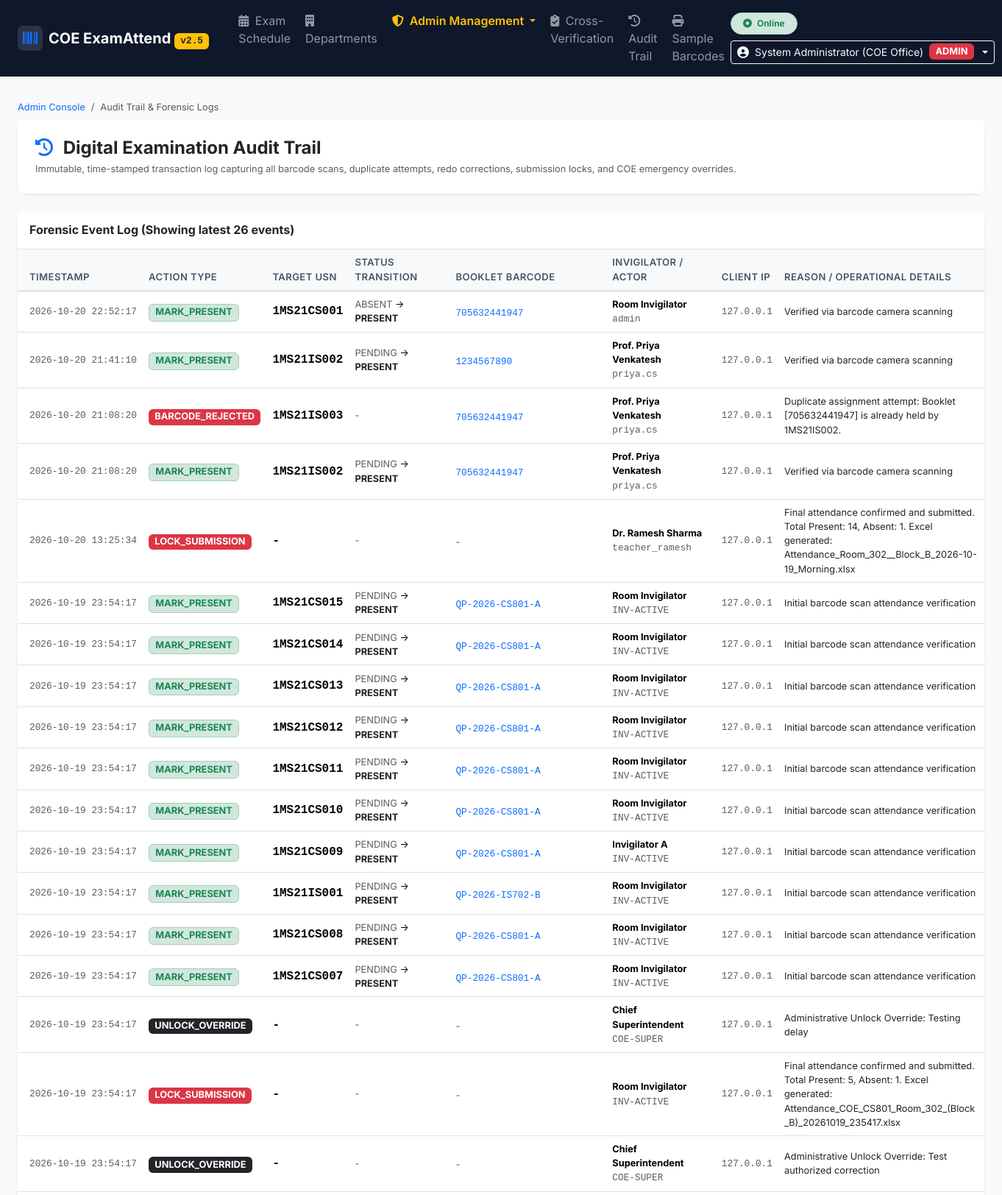
The page /admin/audit (signed in, upper part) on the database its author committed.
### tables this page shows
CREATE TABLE audit_trail (
        id INTEGER PRIMARY KEY AUTOINCREMENT,
        session_id INTEGER NOT NULL,
        usn TEXT,
        student_name TEXT,
        action_type TEXT NOT NULL, -- 'MARK_PRESENT', 'MARK_ABSENT', 'REDO_CORRECTION', 'LOCK_SUBMISSION', 'UNLOCK_OVERRIDE'
        old_status TEXT,
        new_status TEXT,
        qp_barcode TEXT,
        reason TEXT,
        invigilator_id TEXT NOT NULL,
        invigilator_name TEXT,
        timestamp TEXT NOT NULL,
        client_ip TEXT
    , user_id INTEGER);

### app.py (the view)
@app.route('/admin/audit')
@admin_required
def admin_audit_view():
    conn = get_db()
    cursor = conn.cursor()
    cursor.execute('''
        SELECT a.*, s.course_code, s.room_number
        FROM audit_trail a
        LEFT JOIN exam_sessions s ON a.session_id = s.id
        ORDER BY a.id DESC LIMIT 400
    ''')
    logs = [dict(row) for row in cursor.fetchall()]
    conn.close()
    return render_template('admin/admin_audit.html', logs=logs)

### app.py (called while the page is built)
@app.context_processor
def inject_globals():
    return {
        'get_ist_now': get_ist_now
    }

def admin_required(f):
    @wraps(f)
    def decorated_function(*args, **kwargs):
        if not session.get('user_id'):
            if request.path.startswith('/api/'):
                return jsonify({'success': False, 'message': 'Authentication required.'}), 401
            return redirect(url_for('login', next=request.path))
        if session.get('role') != 'ADMIN':
            if request.path.startswith('/api/'):
                return jsonify({'success': False, 'message': 'Administrative privileges required.'}), 403
            flash('Access denied: Administrative privileges required.', 'danger')
            return redirect(url_for('departments_view'))
        return f(*args, **kwargs)
    return decorated_function

### database.py (called while the page is built)
def get_db(db_path=None):
    path = db_path or DB_PATH
    conn = sqlite3.connect(path, timeout=30.0)
    try:
        conn.execute("PRAGMA journal_mode=WAL;")
    except Exception:
        pass
    conn.execute("PRAGMA busy_timeout=15000;")
    conn.execute("PRAGMA foreign_keys=ON;")
    conn.row_factory = sqlite3.Row
    return conn

### templates/admin/admin_audit.html (shortened to what this page needs)
{% extends 'base.html' %}
{% block content %}
<div class="container-fluid px-3 px-md-4">
    <nav aria-label="breadcrumb" class="mb-2">
        <ol class="breadcrumb fs-7 mb-1">
            <li class="breadcrumb-item"><a href="/admin" class="text-decoration-none">Admin Console</a></li>
            <li class="breadcrumb-item active" aria-current="page">Audit Trail & Forensic Logs</li>
        </ol>
    </nav>
    <div class="card mb-4 border-0 shadow-sm">
        <div class="card-body p-4 bg-white rounded-3">
            <div class="d-flex flex-wrap align-items-center justify-content-between gap-3">
                <div>
                    <h4 class="fw-bold mb-1 text-dark"><i class="fa-solid fa-clock-rotate-left text-primary me-2"></i> Digital Examination Audit Trail</h4>
                    <p class="text-muted fs-7 mb-0">
                        Immutable, time-stamped transaction log capturing all barcode scans, duplicate attempts, redo corrections, submission locks, and COE emergency overrides.
                    </p>
                </div>
            </div>
        </div>
    </div>
    <div class="card border-0 shadow-sm bg-white">
        <div class="card-header bg-white py-3 border-bottom d-flex align-items-center justify-content-between">
            <h6 class="fw-bold mb-0 text-dark">Forensic Event Log (Showing latest {{ logs|length }} events)</h6>
        </div>
        <div class="card-body p-0">
            <div class="table-responsive">
                <table class="table table-hover align-middle mb-0 font-sans">
                    <thead class="table-light">
                        <tr>
                            <th class="ps-3" style="width: 170px;">Timestamp</th>
                            <th>Action Type</th>
                            <th>Target USN</th>
                            <th>Status Transition</th>
                            <th>Booklet Barcode</th>
                            <th>Invigilator / Actor</th>
                            <th>Client IP</th>
                            <th>Reason / Operational Details</th>
                        </tr>
                    </thead>
                    <tbody>
                        {% for l in logs %}
                        <tr>
                            <td class="ps-3 text-muted fs-7 font-monospace">{{ l.timestamp }}</td>
                            <td>
                                {% if l.action_type == 'MARK_PRESENT' %}
                                    <span class="badge bg-success-subtle text-success border border-success-subtle fs-7">MARK_PRESENT</span>
                                {% elif l.action_type == 'MARK_ABSENT' %}
                                    <span class="badge bg-danger-subtle text-danger border border-danger-subtle fs-7">MARK_ABSENT</span>
                                {% elif l.action_type == 'REDO_CORRECTION' %}
                                    <span class="badge bg-warning-subtle text-warning-emphasis border border-warning-subtle fs-7">REDO_CORRECTION</span>
                                {% elif l.action_type == 'LOCK_SUBMISSION' %}
                                    <span class="badge bg-danger text-white fs-7">LOCK_SUBMISSION</span>
                                {% elif l.action_type == 'UNLOCK_OVERRIDE' %}
                                    <span class="badge bg-dark text-white fs-7">UNLOCK_OVERRIDE</span>
                                {% elif l.action_type == 'BARCODE_REJECTED' %}
                                    <span class="badge bg-danger text-white fs-7">BARCODE_REJECTED</span>
                                {% else %}
                                    <span class="badge bg-secondary text-white fs-7">{{ l.action_type }}</span>
                                {% endif %}
                            </td>
                            <td class="font-monospace fw-bold">{{ l.usn or '-' }}</td>
                            <td class="fs-7">
                                {% if l.old_status or l.new_status %}
                                    <span class="text-muted">{{ l.old_status or 'None' }}</span> &rarr;
                                    <strong class="text-dark">{{ l.new_status or 'None' }}</strong>
                                {% else %}
                                    <span class="text-muted">-</span>
                                {% endif %}
                            </td>
                            <td>
                                {% if l.qp_barcode %}
                                    <code class="text-primary font-monospace fs-7">{{ l.qp_barcode }}</code>
                                {% else %}
                                    <span class="text-muted fs-7">-</span>
                                {% endif %}
                            </td>
                            <td class="fs-7">
                                <strong>{{ l.invigilator_name or 'System' }}</strong><br>
                                <span class="text-muted font-monospace">{{ l.invigilator_id }}</span>
                            </td>
                            <td class="text-muted font-monospace fs-7">{{ l.client_ip or '127.0.0.1' }}</td>
                            <td class="fs-7 text-dark" style="max-width: 280px;">
                                {{ l.reason or '-' }}
                            </td>
                        </tr>
                        {% else %}
                        <tr>
                            <td colspan="8" class="text-center py-4 text-muted">No audit trail records logged yet.</td>
                        </tr>
                        {% endfor %}
                    </tbody>
                </table>
            </div>
        </div>
    </div>
</div>
{% endblock %}

### static/css/style.css (style rules this page uses)
:root { --navy-blue: #0f172a; --navy-surface: #1e293b; --primary-blue: #2563eb; --emerald-green: #059669; --crimson-red: #dc2626; --amber-warning: #d97706; }
body { font-family: 'Inter', system-ui, -apple-system, sans-serif; color: #1e293b; background-color: #f8fafc; }
.fs-7 { font-size: 0.8rem !important; }
.card { border-radius: 12px; border: 1px solid #e2e8f0; }
.card-header { border-bottom: 1px solid #e2e8f0; }
.table thead th { font-weight: 600; font-size: 0.82rem; text-transform: uppercase; letter-spacing: 0.03em; color: #475569; }

### rows shown on the page
audit_trail: timestamp "2026-10-20 22:52:17", action_type "MARK_PRESENT", usn "1MS21CS001", old_status "ABSENT", new_status "PRESENT", qp_barcode "705632441947", invigilator_name "Room Invigilator", invigilator_id "admin", client_ip "127.0.0.1", reason "Verified via barcode camera scanning"
audit_trail: timestamp "2026-10-20 21:41:10", action_type "MARK_PRESENT", usn "1MS21IS002", old_status "PENDING", new_status "PRESENT", qp_barcode "1234567890", invigilator_name "Prof. Priya Venkatesh", invigilator_id "priya.cs", client_ip "127.0.0.1", reason "Verified via barcode camera scanning"
audit_trail: timestamp "2026-10-20 21:08:20", action_type "BARCODE_REJECTED", usn "1MS21IS003", qp_barcode "705632441947", invigilator_name "Prof. Priya Venkatesh", invigilator_id "priya.cs", client_ip "127.0.0.1", reason "Duplicate assignment attempt: Booklet [705632441947] is already held by 1MS21IS002."
audit_trail: timestamp "2026-10-20 21:08:20", action_type "MARK_PRESENT", usn "1MS21IS002", old_status "PENDING", new_status "PRESENT", qp_barcode "705632441947", invigilator_name "Prof. Priya Venkatesh", invigilator_id "priya.cs", client_ip "127.0.0.1", reason "Verified via barcode camera scanning"
audit_trail: timestamp "2026-10-20 13:25:34", action_type "LOCK_SUBMISSION", usn "-", invigilator_name "Dr. Ramesh Sharma", invigilator_id "teacher_ramesh", client_ip "127.0.0.1", reason "Final attendance confirmed and submitted. Total Present: 14, Absent: 1. Excel generated: Attendance_Room_302__Block_B_2026-10-19_Morning.xlsx"
audit_trail: timestamp "2026-10-19 23:54:17", action_type "MARK_PRESENT", usn "1MS21CS015", old_status "PENDING", new_status "PRESENT", qp_barcode "QP-2026-CS801-A", invigilator_name "Room Invigilator", invigilator_id "INV-ACTIVE", client_ip "127.0.0.1", reason "Initial barcode scan attendance verification"
audit_trail: timestamp "2026-10-19 23:54:17", action_type "MARK_PRESENT", usn "1MS21CS014", old_status "PENDING", new_status "PRESENT", qp_barcode "QP-2026-CS801-A", invigilator_name "Room Invigilator", invigilator_id "INV-ACTIVE", client_ip "127.0.0.1", reason "Initial barcode scan attendance verification"
audit_trail: timestamp "2026-10-19 23:54:17", action_type "MARK_PRESENT", usn "1MS21CS013", old_status "PENDING", new_status "PRESENT", qp_barcode "QP-2026-CS801-A", invigilator_name "Room Invigilator", invigilator_id "INV-ACTIVE", client_ip "127.0.0.1", reason "Initial barcode scan attendance verification"
audit_trail: timestamp "2026-10-19 23:54:17", action_type "MARK_PRESENT", usn "1MS21CS012", old_status "PENDING", new_status "PRESENT", qp_barcode "QP-2026-CS801-A", invigilator_name "Room Invigilator", invigilator_id "INV-ACTIVE", client_ip "127.0.0.1", reason "Initial barcode scan attendance verification"
audit_trail: timestamp "2026-10-19 23:54:17", action_type "MARK_PRESENT", usn "1MS21CS011", old_status "PENDING", new_status "PRESENT", qp_barcode "QP-2026-CS801-A", invigilator_name "Room Invigilator", invigilator_id "INV-ACTIVE", client_ip "127.0.0.1", reason "Initial barcode scan attendance verification"
audit_trail: timestamp "2026-10-19 23:54:17", action_type "MARK_PRESENT", usn "1MS21CS010", old_status "PENDING", new_status "PRESENT", qp_barcode "QP-2026-CS801-A", invigilator_name "Room Invigilator", invigilator_id "INV-ACTIVE", client_ip "127.0.0.1", reason "Initial barcode scan attendance verification"
audit_trail: timestamp "2026-10-19 23:54:17", action_type "MARK_PRESENT", usn "1MS21CS009", old_status "PENDING", new_status "PRESENT", qp_barcode "QP-2026-CS801-A", invigilator_name "Invigilator A", invigilator_id "INV-ACTIVE", client_ip "127.0.0.1", reason "Initial barcode scan attendance verification"
audit_trail: timestamp "2026-10-19 23:54:17", action_type "MARK_PRESENT", usn "1MS21IS001", old_status "PENDING", new_status "PRESENT", qp_barcode "QP-2026-IS702-B", invigilator_name "Room Invigilator", invigilator_id "INV-ACTIVE", client_ip "127.0.0.1", reason "Initial barcode scan attendance verification"
audit_trail: timestamp "2026-10-19 23:54:17", action_type "MARK_PRESENT", usn "1MS21CS008", old_status "PENDING", new_status "PRESENT", qp_barcode "QP-2026-CS801-A", invigilator_name "Room Invigilator", invigilator_id "INV-ACTIVE", client_ip "127.0.0.1", reason "Initial barcode scan attendance verification"
audit_trail: timestamp "2026-10-19 23:54:17", action_type "MARK_PRESENT", usn "1MS21CS007", old_status "PENDING", new_status "PRESENT", qp_barcode "QP-2026-CS801-A", invigilator_name "Room Invigilator", invigilator_id "INV-ACTIVE", client_ip "127.0.0.1", reason "Initial barcode scan attendance verification"
audit_trail: timestamp "2026-10-19 23:54:17", action_type "UNLOCK_OVERRIDE", usn "-", invigilator_name "Chief Superintendent", invigilator_id "COE-SUPER", client_ip "127.0.0.1", reason "Administrative Unlock Override: Testing delay"
audit_trail: timestamp "2026-10-19 23:54:17", action_type "LOCK_SUBMISSION", usn "-", invigilator_name "Room Invigilator", invigilator_id "INV-ACTIVE", client_ip "127.0.0.1", reason "Final attendance confirmed and submitted. Total Present: 5, Absent: 1. Excel generated: Attendance_COE_CS801_Room_302_(Block_B)_20261019_235417.xlsx"
audit_trail: timestamp "2026-10-19 23:54:17", action_type "UNLOCK_OVERRIDE", usn "-", invigilator_name "Chief Superintendent", invigilator_id "COE-SUPER", client_ip "127.0.0.1", reason "Administrative Unlock Override: Test authorized correction"

### other values the page prints
{{ session.get('full_name', 'User') }} "System Administrator (COE Office)"
{{ logs|length }} "26"
